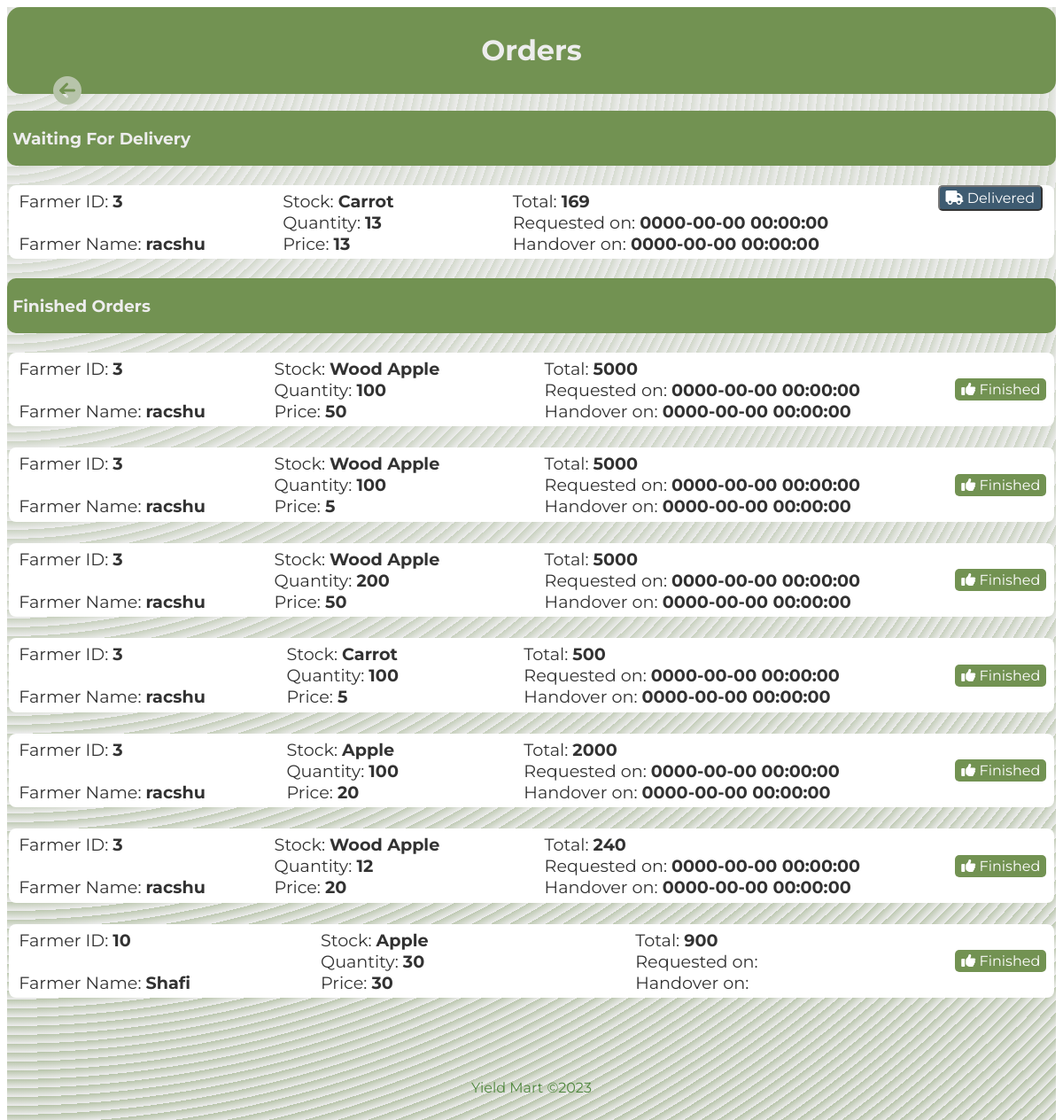
The app's page /manager/f-orders.php (signed in) with its own data.
### tables this page shows
CREATE TABLE `requests` (
  `request_id` int(10) NOT NULL,
  `farmer_id` int(10) NOT NULL,
  `stock_id` int(10) NOT NULL,
  `quantity` int(10) NOT NULL,
  `price` int(5) NOT NULL,
  `f_name` varchar(225) NOT NULL,
  `total` int(10) NOT NULL,
  `s_name` varchar(200) NOT NULL,
  `status` int(1) NOT NULL,
  `requested_on` datetime DEFAULT NULL,
  `handovered_on` datetime DEFAULT NULL
);

### manager/f-orders.php (the view, shortened to what this page needs)
<html>
<?php
@include "./conn.php";
$sqlRequestView_2 = "SELECT * FROM `requests` WHERE status=2";
$sqlRequestView_4 = "SELECT * FROM `requests` WHERE status=4";
?>
<head>
    <link rel="stylesheet" href="./css/orders.css">
    <link rel="stylesheet" href="https://cdnjs.cloudflare.com/ajax/libs/font-awesome/4.7.0/css/font-awesome.
    min.css">
    <link rel="stylesheet" href="https://cdnjs.cloudflare.com/ajax/libs/font-awesome/6.2.1/css/all.min.css">
</head>
<body>
    <div class="main">
        <div class="head">
            <h1>Orders</h1>
        </div>
        <a href="./mdash.php"><i class="fa-solid fa-circle-arrow-left fa-2xl" style="color: #a6b695; left:5%; position:absolute;top:8%;width:25px;height:25px;" onMouseOver="this.style.color='#669c35'" onMouseOut="this.style.color='#a6b695'"></i></a>
        <br>
        <div class="conformed">
            <h3>&nbsp;Waiting For Delivery</h3>
        </div>
        <?php
        $sqlRequestViewResult = mysqli_query($conn, $sqlRequestView_2);
        if (mysqli_num_rows($sqlRequestViewResult) > 0) {
            while ($row = mysqli_fetch_assoc($sqlRequestViewResult)) {
                $Rid = $row["request_id"];
        ?>
                <br>
                <div class="content">
                    <p id=f>
                        &nbsp;Farmer ID: <b><?php echo $row["farmer_id"]; ?></b>
                        <br>
                        <br>
                        &nbsp;Farmer Name: <b><?php echo $row["f_name"]; ?></b>
                    </p>
                    <p id=s>
                        &nbsp;Stock: <b><?php echo $row["s_name"]; ?></b>
                        <br>
                        &nbsp;Quantity: <b><?php echo $row["quantity"]; ?></b>
                        <br>
                        &nbsp;Price: <b><?php echo $row["price"]; ?></b>
                    </p>
                    <p id=s>
                        &nbsp;Total: <b><?php echo $row["total"]; ?></b>
                        <br>
                        &nbsp;Requested on: <b><?php echo $row["requested_on"]; ?></b>
                        <br>
                        &nbsp;Handover on: <b><?php echo $row["handovered_on"]; ?></b>
                    </p>
                    <form method="post">
                        <button id=c type="submit" name="deliver<?php echo $Rid; ?>"><i class="fa-solid fa-truck"></i> Delivered</button>
                    </form>
                </div>
        <?php
            }
        } ?>
        <br>
        <div class="conformed">
            <h3>&nbsp;Finished Orders</h3>
        </div>
        <?php
        $sqlRequestViewResult = mysqli_query($conn, $sqlRequestView_4);
        if (mysqli_num_rows($sqlRequestViewResult) > 0) {
            while ($row = mysqli_fetch_assoc($sqlRequestViewResult)) {
        ?>
                <br>
                <div class="content">
                    <p id=f>
                        &nbsp;Farmer ID: <b><?php echo $row["farmer_id"]; ?></b>
                        <br>
                        <br>
                        &nbsp;Farmer Name: <b><?php echo $row["f_name"]; ?></b>
                    </p>
                    <p id=s>
                        &nbsp;Stock: <b><?php echo $row["s_name"]; ?></b>
                        <br>
                        &nbsp;Quantity: <b><?php echo $row["quantity"]; ?></b>
                        <br>
                        &nbsp;Price: <b><?php echo $row["price"]; ?></b>
                    </p>
                    <p id=s>
                        &nbsp;Total: <b><?php echo $row["total"]; ?></b>
                        <br>
                        &nbsp;Requested on: <b><?php echo $row["requested_on"]; ?></b>
                        <br>
                        &nbsp;Handover on: <b><?php echo $row["handovered_on"]; ?></b>
                    </p>
                    <p id=a><i class="fa-solid fa-thumbs-up"></i> Finished</p>&nbsp;&nbsp;
                </div>
        <?php
            }
        }
        ?>
        <br>
        <br><br>
        <footer>
            <div class="container">
                <p>Yield Mart ©2023</p>
            </div>
        </footer>
</body>
</html>

### manager/css/orders.css (style rules this page uses)
* { font-family: 'Montserrat', sans-serif; }
.main { height: auto; width: auto; background-color: #e9e9e9; opacity: 0.8; background-image: repeating-radial-gradient(circle at 0 0, transparent 0, #e9e9e9 10px), repeating-linear-gradient(#a6b69555, #a6b695); overflow-x: hidden; }
.head { display: flex; flex-direction: row; justify-content: center; padding: 8px; background: #507727; color: #e9e9e9; border-radius: 15px; }
.conformed { display: flex; padding: 1px; background: #507727; color: #e9e9e9; border-radius: 10px; }
.content { display: flex; flex-direction: row; background-color: #fff; border-radius: 8px; margin: .2%; }
#f { flex-grow: 3; font-size: 1.2em; margin: .5%; }
#s { flex-grow: 5; font-size: 1.2em; margin: .5%; left: 40px; }
#a { align-self: center; color: #fff; background-color: #507727; padding: 3px 7px; font-size: 100%; border-radius: 5px; }
#c { align-self: center; color: #fff; background-color: #0f334e; padding: 3px 7px; font-size: 100%; border-radius: 5px; }
footer { color: #246a0f; padding: 1rem; text-align: center; }
.container { display: flex; flex-direction: column; }

### records on screen
requests: farmer "3", f_name "racshu", s_name "Carrot", quantity "13", price "13", total "169", requested_on "0000-00-00 00:00:00", handovered_on "0000-00-00 00:00:00"
requests: farmer "3", f_name "racshu", s_name "Wood Apple", quantity "100", price "50", total "5000", requested_on "0000-00-00 00:00:00", handovered_on "0000-00-00 00:00:00"
requests: farmer "3", f_name "racshu", s_name "Wood Apple", quantity "100", price "5", total "5000", requested_on "0000-00-00 00:00:00", handovered_on "0000-00-00 00:00:00"
requests: farmer "3", f_name "racshu", s_name "Wood Apple", quantity "200", price "50", total "5000", requested_on "0000-00-00 00:00:00", handovered_on "0000-00-00 00:00:00"
requests: farmer "3", f_name "racshu", s_name "Carrot", quantity "100", price "5", total "500", requested_on "0000-00-00 00:00:00", handovered_on "0000-00-00 00:00:00"
requests: farmer "3", f_name "racshu", s_name "Apple", quantity "100", price "20", total "2000", requested_on "0000-00-00 00:00:00", handovered_on "0000-00-00 00:00:00"
requests: farmer "3", f_name "racshu", s_name "Wood Apple", quantity "12", price "20", total "240", requested_on "0000-00-00 00:00:00", handovered_on "0000-00-00 00:00:00"
requests: farmer "10", f_name "Shafi", s_name "Apple", quantity "30", price "30", total "900"
